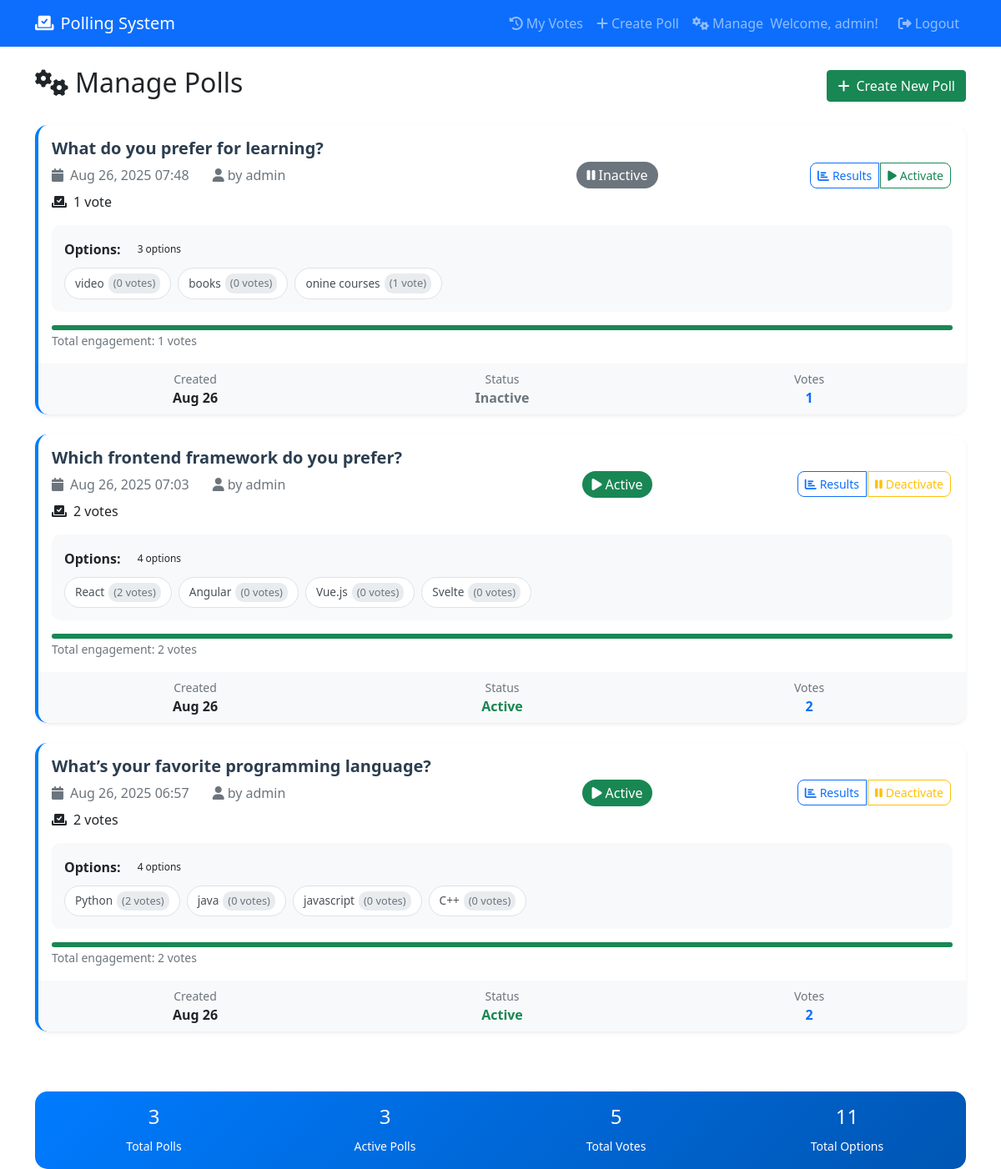
The app's page /manage-polls/ (signed in) with its own data.
### poll/models.py (models this page shows, shortened)
class Poll(models.Model):
    question = models.CharField(max_length=200)
    created_by = models.ForeignKey(User, on_delete=models.CASCADE)
    created_at = models.DateTimeField(default=timezone.now)
    expires_at = models.DateTimeField(null=True, blank=True)
    is_active = models.BooleanField(default=True)
    def total_votes(self):
        return Vote.objects.filter(poll=self).count()

class Option(models.Model):
    poll = models.ForeignKey(Poll, related_name='options', on_delete=models.CASCADE)
    text = models.CharField(max_length=100)
    def vote_count(self):
        return self.votes.count()

### poll/views.py (the view)
# urls.py: path('manage-polls/', views.manage_polls, name='manage_polls'),
@login_required
def manage_polls(request):
    if not request.user.is_staff:
        messages.error(request, 'You do not have permission to manage polls.')
        return redirect('poll_list')
    polls = Poll.objects.all().order_by('-created_at')
    return render(request, 'manage_polls.html', {'polls': polls})

### templates/manage_polls.html (shortened to what this page needs)
{% extends 'base.html' %}
{% block content %}
<div class="d-flex justify-content-between align-items-center mb-4">
    <h2><i class="fas fa-cogs me-2"></i>Manage Polls</h2>
    <a href="{% url 'create_poll' %}" class="btn btn-success">
        <i class="fas fa-plus me-2"></i>Create New Poll
    </a>
</div>
<div class="row">
    {% for poll in polls %}
        <div class="col-md-12 mb-4">
            <div class="card shadow-sm poll-card">
                <div class="card-body">
                    <div class="row align-items-center">
                        <div class="col-md-6">
                            <h5 class="card-title mb-2">{{ poll.question }}</h5>
                            <p class="card-text text-muted mb-2">
                                <i class="fas fa-calendar me-2"></i>{{ poll.created_at|date:"M d, Y H:i" }}
                                <span class="ms-4">
                                    <i class="fas fa-user me-1"></i>by {{ poll.created_by.username }}
                                </span>
                            </p>
                            <p class="card-text">
                                <i class="fas fa-vote-yea me-2"></i>{{ poll.total_votes }} vote{{ poll.total_votes|pluralize }}
                            </p>
                        </div>
                        <div class="col-md-3 text-center">
                            {% if poll.is_active %}
                                <span class="badge bg-success fs-6 pulse">
                                    <i class="fas fa-play me-1"></i>Active
                                </span>
                            {% else %}
                                <span class="badge bg-secondary fs-6">
                                    <i class="fas fa-pause me-1"></i>Inactive
                                </span>
                            {% endif %}
                        </div>
                        <div class="col-md-3 text-end">
                            <div class="btn-group" role="group">
                                <a href="{% url 'poll_results' poll.id %}" class="btn btn-outline-primary btn-sm">
                                    <i class="fas fa-chart-bar me-1"></i>Results
                                </a>
                                <a href="{% url 'toggle_poll_status' poll.id %}"
                                   class="btn btn-outline-{% if poll.is_active %}warning{% else %}success{% endif %} btn-sm toggle-btn"
                                   onclick="return confirm('Are you sure you want to {% if poll.is_active %}deactivate{% else %}activate{% endif %} this poll?')">
                                    {% if poll.is_active %}
                                        <i class="fas fa-pause me-1"></i>Deactivate
                                    {% else %}
                                        <i class="fas fa-play me-1"></i>Activate
                                    {% endif %}
                                </a>
                            </div>
                        </div>
                    </div>
                    <div class="mt-3 options-section">
                        <div class="d-flex align-items-center mb-2">
                            <strong class="me-2">Options:</strong>
                            <span class="badge bg-light text-dark">{{ poll.options.count }} option{{ poll.options.count|pluralize }}</span>
                        </div>
                        <div class="options-container">
                            {% for option in poll.options.all %}
                                <div class="option-badge">
                                    <span class="option-text">{{ option.text }}</span>
                                    <span class="option-count">({{ option.vote_count }} vote{{ option.vote_count|pluralize }})</span>
                                </div>
                            {% endfor %}
                        </div>
                    </div>
                    {% if poll.total_votes > 0 %}
                        <div class="mt-3">
                            <div class="progress" style="height: 6px;">
                                <div class="progress-bar bg-success" role="progressbar" style="width: 100%"></div>
                            </div>
                            <small class="text-muted">Total engagement: {{ poll.total_votes }} votes</small>
                        </div>
                    {% endif %}
                </div>
                <div class="card-footer bg-light border-0">
                    <div class="row text-center">
                        <div class="col-4">
                            <small class="text-muted d-block">Created</small>
                            <strong>{{ poll.created_at|date:"M d" }}</strong>
                        </div>
                        <div class="col-4">
                            <small class="text-muted d-block">Status</small>
                            <strong class="{% if poll.is_active %}text-success{% else %}text-secondary{% endif %}">
                                {% if poll.is_active %}Active{% else %}Inactive{% endif %}
                            </strong>
                        </div>
                        <div class="col-4">
                            <small class="text-muted d-block">Votes</small>
                            <strong class="text-primary">{{ poll.total_votes }}</strong>
                        </div>
                    </div>
                </div>
            </div>
        </div>
    {% endfor %}
</div>
{% if polls %}
<div class="row mt-5">
    <div class="col-12">
        <div class="card bg-primary text-white">
            <div class="card-body">
                <div class="row text-center">
                    <div class="col-md-3">
                        <h4>{{ polls.count }}</h4>
                        <small>Total Polls</small>
                    </div>
                    <div class="col-md-3">
                        <h4>{{ polls|length|add:0 }}</h4>
                        <small>Active Polls</small>
                    </div>
                    <div class="col-md-3">
                        <h4 id="totalVotes">-</h4>
                        <small>Total Votes</small>
                    </div>
                    <div class="col-md-3">
                        <h4 id="totalOptions">-</h4>
                        <small>Total Options</small>
                    </div>
                </div>
            </div>
        </div>
    </div>
</div>
{% endif %}
{% endblock %}

### templates/base.html (shortened to what this page needs)
<!DOCTYPE html>
<html lang="en">
<head>
    <link href="https://cdn.jsdelivr.net/npm/bootstrap@5.1.3/dist/css/bootstrap.min.css" rel="stylesheet">
    <link href="https://cdnjs.cloudflare.com/ajax/libs/font-awesome/6.0.0/css/all.min.css" rel="stylesheet">
</head>
<body>
    <nav class="navbar navbar-expand-lg navbar-dark bg-primary">
        <div class="container">
            <a class="navbar-brand" href="{% url 'poll_list' %}">
                <i class="fas fa-vote-yea me-2"></i>Polling System
            </a>
            <div class="navbar-nav ms-auto">
                {% if user.is_authenticated %}
                    <a class="nav-link" href="{% url 'my_votes' %}">
                        <i class="fas fa-history me-1"></i>My Votes
                    </a>
                    {% if user.is_staff %}
                        <a class="nav-link" href="{% url 'create_poll' %}">
                            <i class="fas fa-plus me-1"></i>Create Poll
                        </a>
                        <a class="nav-link" href="{% url 'manage_polls' %}">
                            <i class="fas fa-cogs me-1"></i>Manage
                        </a>
                    {% endif %}
                    <span class="navbar-text me-3">
                        Welcome, {{ user.username }}!
                    </span>
                    <a class="nav-link" href="{% url 'logout' %}">
                        <i class="fas fa-sign-out-alt me-1"></i>Logout
                    </a>
                {% endif %}
            </div>
        </div>
    </nav>
    <main class="container mt-4">
        {% block content %}
        {% endblock %}
    </main>
</body>
</html>

### templates/manage_polls.html (style rules this page uses)
.poll-card { border: none; border-radius: 15px; transition: all 0.3s ease; border-left: 4px solid #007bff; }
.card-title { color: #2c3e50; font-weight: 600; }
.badge { padding: 8px 12px; border-radius: 20px; font-weight: 500; }
.badge.bg-success.pulse { animation: pulse 2s infinite; }
.btn-group .btn { border-radius: 8px; margin: 0 2px; font-weight: 500; transition: all 0.3s ease; }
.options-section { background: #f8f9fa; padding: 15px; border-radius: 10px; margin-top: 15px; }
.options-container { display: flex; flex-wrap: wrap; gap: 8px; }
.option-badge { background: white; border: 1px solid #dee2e6; border-radius: 20px; padding: 6px 12px; font-size: 0.85rem; display: flex; align-items: center; gap: 5px; transition: all 0.3s ease; }
.option-text { font-weight: 500; color: #495057; }
.option-count { color: #6c757d; font-size: 0.8rem; background: #e9ecef; padding: 2px 6px; border-radius: 10px; }
.card-footer { border-radius: 0 0 15px 15px !important; }
.progress { border-radius: 10px; overflow: hidden; }
.card.bg-primary { background: linear-gradient(135deg, #007bff 0%, #0056b3 100%) !important; border-radius: 15px; border: none; }

### records on screen
Poll: question "What do you prefer for learning?", created_at "Aug 26, 2025 07:48", created_by.username "admin", total_votes "1", is_active False (drawn), options.count "3", created_at "Aug 26"
Option: text "video", vote_count "0"
Option: text "books", vote_count "0"
Option: text "onine courses", vote_count "1"
Poll: question "Which frontend framework do you prefer?", created_at "Aug 26, 2025 07:03", created_by.username "admin", total_votes "2", is_active True (drawn), options.count "4", created_at "Aug 26"
Option: text "React", vote_count "2"
Option: text "Angular", vote_count "0"
Option: text "Vue.js", vote_count "0"
Option: text "Svelte", vote_count "0"
Poll: question "What’s your favorite programming language?", created_at "Aug 26, 2025 06:57", created_by.username "admin", total_votes "2", is_active True (drawn), options.count "4", created_at "Aug 26"
Option: text "Python", vote_count "2"
Option: text "java", vote_count "0"
Option: text "javascript", vote_count "0"
Option: text "C++", vote_count "0"

### other values on screen
{{ user.username }} "admin"
{{ polls.count }} "3"
{{ polls|length|add:0 }} "3"
